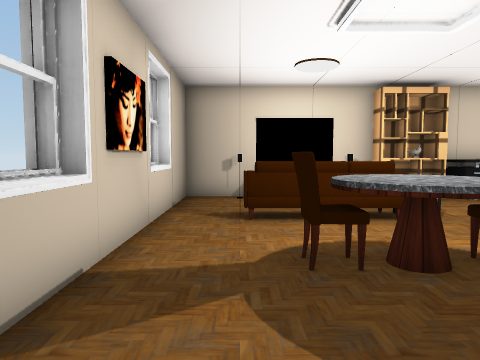
View 1 (above)

23 first-person views from a walk through a Unity game level. The camera is 1.4 m above the floor, tilts 4° down and sees 70° across. Doors are open. The floor is counted in squares, 1 m on a side. Each view is taken from the middle of a square. On the plan, view 1 faces up. The plan holds only what a view shows up to about 15 squares ahead; the rest is blank. The place goes on beyond the plan. The player character is not drawn. Some surface patterns are stand-ins.

View 2
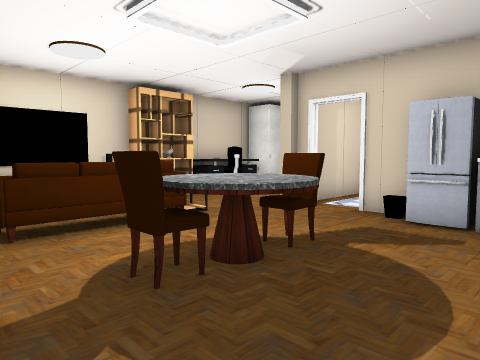

View 3
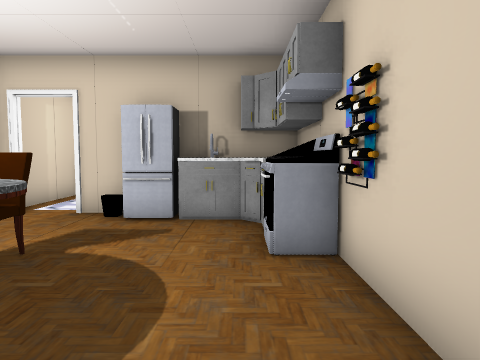

View 4
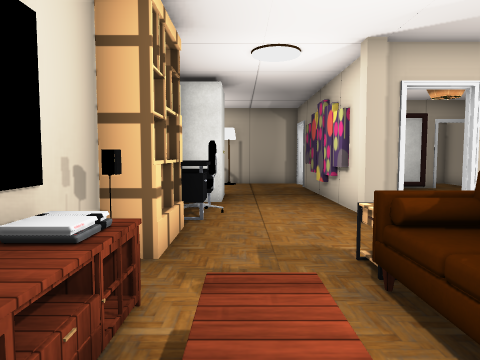

View 5
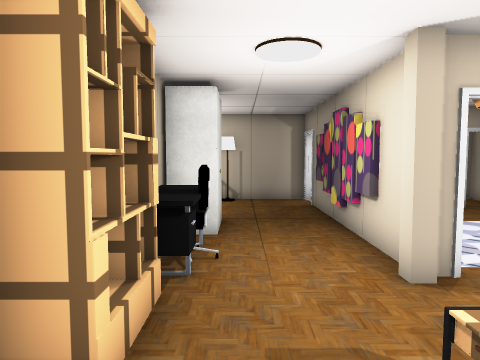

View 6
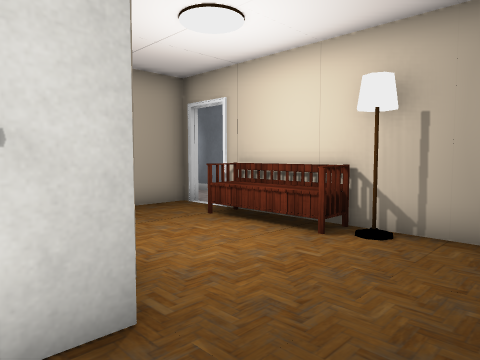

View 7
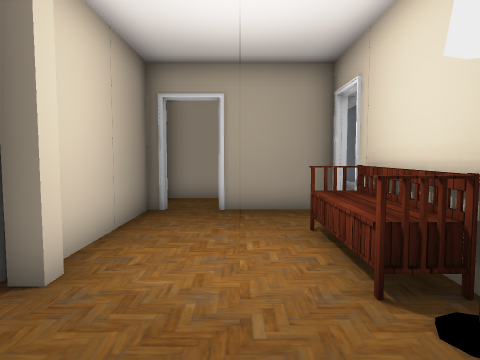

View 8
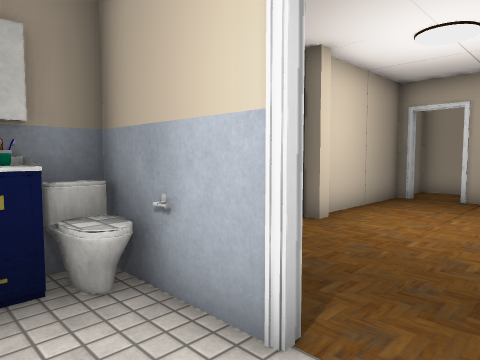

View 9
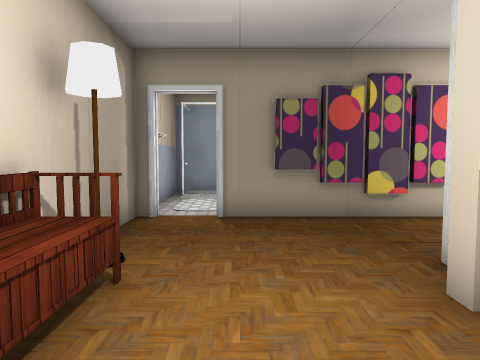

View 10
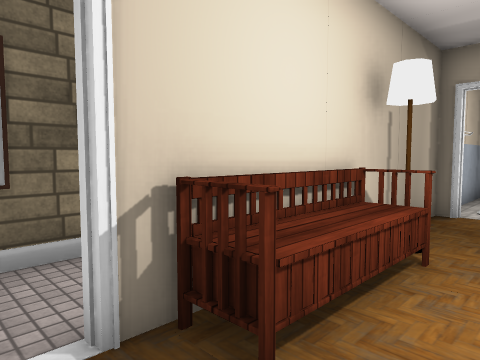

View 11
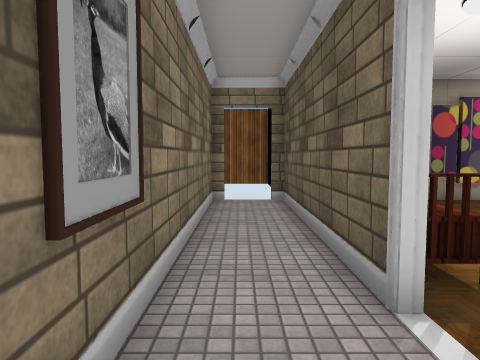

View 12
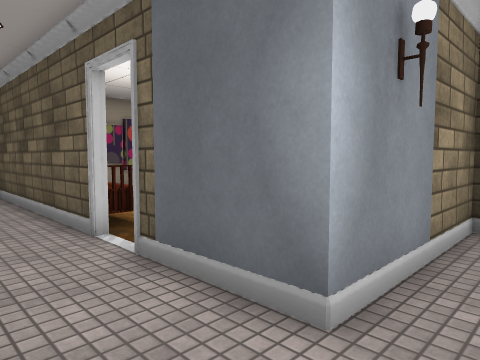

View 13
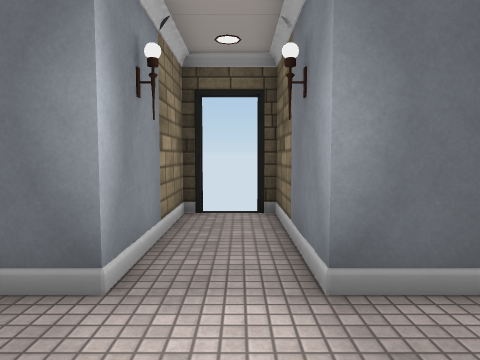

View 14
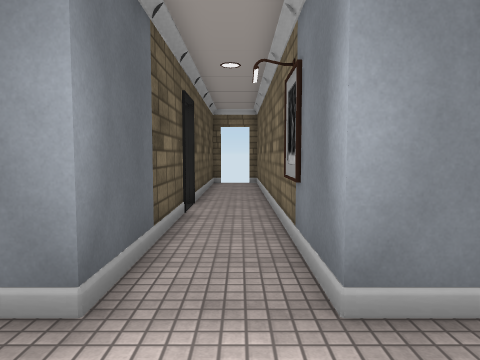

View 15
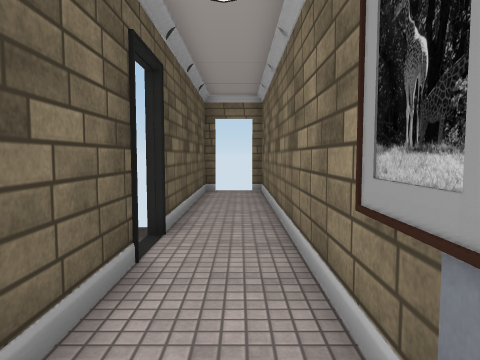

View 16
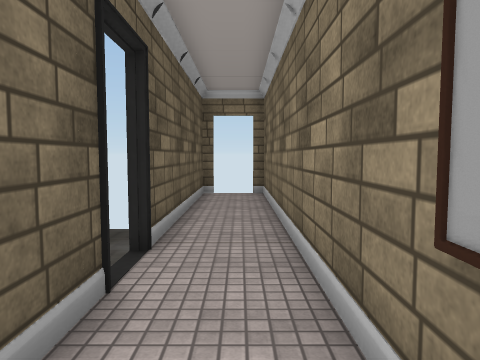

View 17
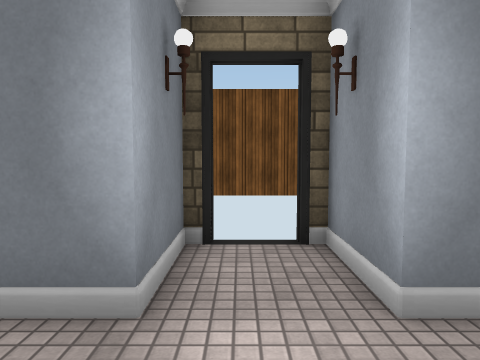

View 18
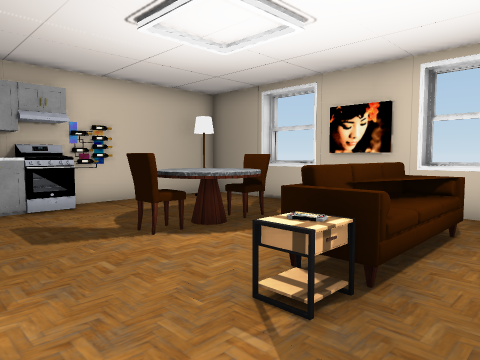

View 19
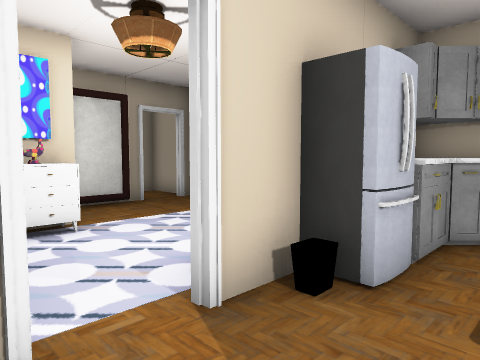

View 20
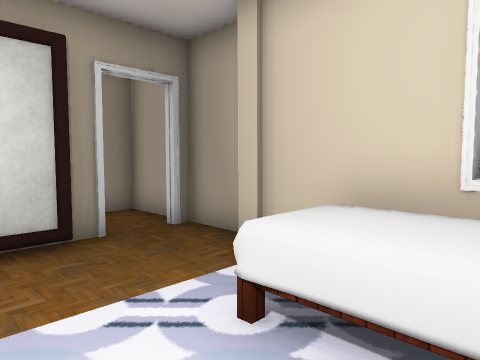

View 21
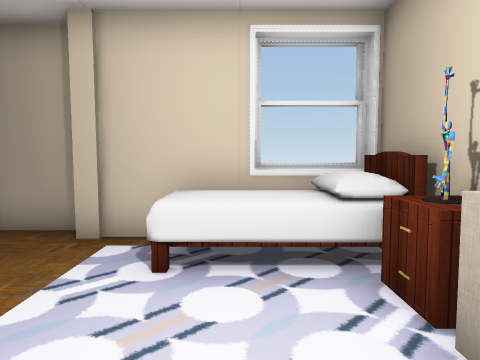

View 22
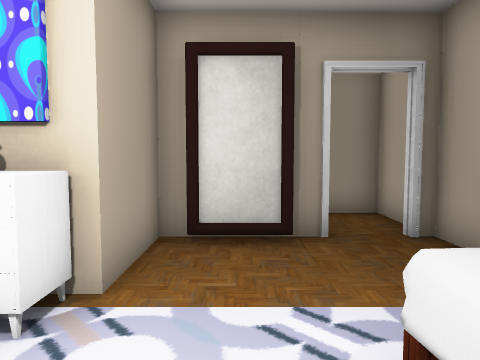

View 23
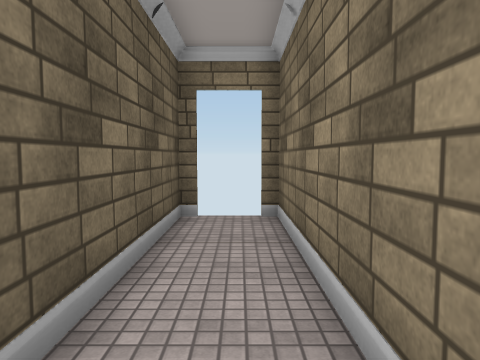

### Floor plan
Ten units are one square. View 1 is at (0, 0); x grows to the right and y downward. Boxes are objects, and circles mark ways between rooms. Rooms are numbered by the first view taken in them; rooms with no view inside come last. Other rooms are left out.
<svg viewBox="-30 -375 259 385">
<path fill="none" stroke="#000" d="M91 -73 136 -73M81 -71 136 -71M74 -64 74 -70M74 -44 74 -51M112 -69 82 -69M144 -71 156 -71M76 -6 76 2 97 2M146 -69 126 -69 126 -64M75 -1 125 -1M149 -44 124 -44M109 -119 71 -119M74 5 74 -5M46 -119 26 -119M149 -14 149 -21M134 4 149 4M159 -21 174 -21 174 -50M169 -71 180 -71M174 -70 174 -106M149 5 149 -1M5 -119 -19 -119 -19 4 29 4M-22 -42 -22 -22M-22 -84 -22 -73M-25 -42 -25 -35M131 -169 126 -169 126 -125M-22 -92 -22 -85M199 -105 199 -196M174 -144 174 -150M176 -150 176 -145M174 -169 144 -169M176 -196 176 -165M156 -69 146 -69M199 -196 224 -196 224 -201M224 -219 199 -219 199 -296M176 -276 176 -219 126 -219M126 -201 126 -185M125 -196 176 -196M199 -296 199 -365M181 -369 176 -369 176 -289M149 4 174 4 174 -9"/>
<rect x="-15" y="-5" width="10" height="10" fill="#bbb"><title>other object</title></rect>
<rect x="-5" y="-85" width="40" height="20" fill="#bbb"><title>sofa</title></rect>
<rect x="-5" y="-115" width="20" height="10" fill="#bbb"><title>table</title></rect>
<rect x="5" y="-55" width="10" height="20" fill="#bbb"><title>chair</title></rect>
<rect x="15" y="-55" width="20" height="30" fill="#bbb"><title>table</title></rect>
<rect x="15" y="-115" width="20" height="10" fill="#bbb"><title>other object</title></rect>
<rect x="25" y="-5" width="10" height="10" fill="#bbb"><title>other object</title></rect>
<rect x="35" y="-15" width="20" height="20" fill="#bbb"><title>other object</title></rect>
<rect x="35" y="-55" width="10" height="20" fill="#bbb"><title>chair</title></rect>
<rect x="35" y="-85" width="10" height="10" fill="#bbb"><title>table</title></rect>
<rect x="35" y="-115" width="10" height="10" fill="#bbb"><title>other object</title></rect>
<rect x="45" y="-115" width="30" height="10" fill="#bbb"><title>shelf</title></rect>
<rect x="55" y="-25" width="20" height="30" fill="#bbb"><title>cabinet</title></rect>
<rect x="55" y="-35" width="20" height="10" fill="#bbb"><title>fridge</title></rect>
<rect x="65" y="-75" width="10" height="10" fill="#bbb"><title>pillar</title></rect>
<rect x="75" y="-25" width="40" height="20" fill="#bbb"><title>other object</title></rect>
<rect x="75" y="-35" width="10" height="20" fill="#bbb"><title>table</title></rect>
<rect x="75" y="-45" width="10" height="10" fill="#bbb"><title>other object</title></rect>
<rect x="75" y="-115" width="20" height="10" fill="#bbb"><title>chair</title></rect>
<rect x="95" y="-115" width="30" height="10" fill="#bbb"><title>closet</title></rect>
<rect x="115" y="-65" width="10" height="20" fill="#bbb"><title>dresser</title></rect>
<rect x="125" y="-5" width="10" height="10" fill="#bbb"><title>pillar</title></rect>
<rect x="125" y="-55" width="10" height="10" fill="#bbb"><title>other object</title></rect>
<rect x="125" y="-65" width="10" height="10" fill="#bbb"><title>other object</title></rect>
<rect x="125" y="-125" width="10" height="10" fill="#bbb"><title>pillar</title></rect>
<rect x="145" y="-35" width="10" height="10" fill="#bbb"><title>mirror</title></rect>
<rect x="155" y="-145" width="20" height="30" fill="#bbb"><title>bench</title></rect>
<rect x="165" y="-115" width="10" height="10" fill="#bbb"><title>other object</title></rect>
<rect x="135" y="-65" width="10" height="10" fill="#bbb"><title>other object</title></rect>
<circle cx="165" cy="-70" r="3" fill="#2a7"/>
<circle cx="190" cy="-190" r="3" fill="#2a7"/>
<circle cx="150" cy="-5" r="3" fill="#2a7"/>
<circle cx="190" cy="-290" r="3" fill="#2a7"/>
<text x="90" y="-60">1</text>
<text x="150" y="-60">2</text>
<text x="180" y="-220">3</text>
<text x="190" y="-330">4</text>
<text x="160" y="-10">5</text>
</svg>
Room 1 opens to room 2. Room 1 opens to room 3. Room 1 opens to room 5. Room 3 opens to room 4.

Where each view was taken, in squares from view 1:
view 1: 0 up, 0 right, facing up
view 2: 1 up, 1 left, facing up-right
view 3: 1 up, 1 left, facing right
view 4: 10 up, 0 right, facing right
view 5: 10 up, 2 right, facing right
view 6: 8 up, 11 right, facing up-right
view 7: 8 up, 15 right, facing up
view 8: 5 up, 17 right, facing up-left
view 9: 15 up, 15 right, facing down
view 10: 16 up, 15 right, facing down-right
view 11: 18 up, 19 right, facing down
view 12: 21 up, 20 right, facing down-left
view 13: 21 up, 21 right, facing left
view 14: 19 up, 19 right, facing up
view 15: 23 up, 19 right, facing up
view 16: 24 up, 19 right, facing up
view 17: 21 up, 17 right, facing right
view 18: 10 up, 7 right, facing down-left
view 19: 7 up, 5 right, facing down-right
view 20: 4 up, 9 right, facing down-right
view 21: 6 up, 10 right, facing down
view 22: 3 up, 9 right, facing right
view 23: 29 up, 19 right, facing up
